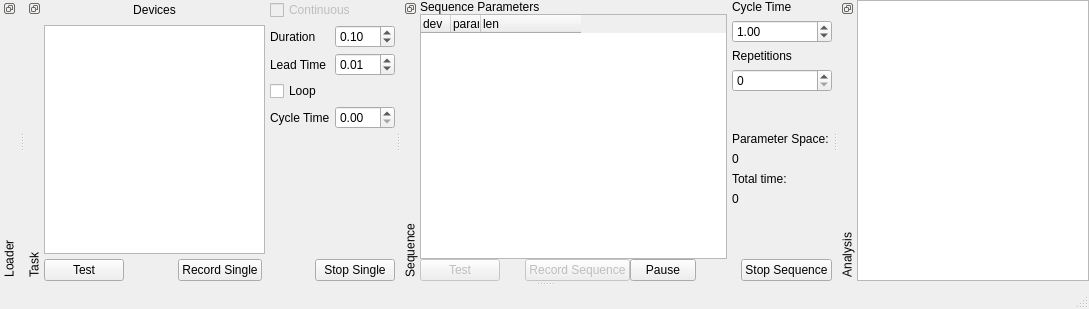
<?xml version="1.0" encoding="UTF-8"?>
<ui version="4.0">
 <class>MainWindow</class>
 <widget class="QMainWindow" name="MainWindow">
  <property name="geometry">
   <rect>
    <x>0</x>
    <y>0</y>
    <width>1089</width>
    <height>309</height>
   </rect>
  </property>
  <property name="windowTitle">
   <string>Task Runner</string>
  </property>
  <property name="styleSheet">
   <string notr="true"/>
  </property>
  <property name="dockNestingEnabled">
   <bool>true</bool>
  </property>
  <widget class="QWidget" name="centralwidget">
   <property name="sizePolicy">
    <sizepolicy hsizetype="Fixed" vsizetype="Fixed">
     <horstretch>0</horstretch>
     <verstretch>0</verstretch>
    </sizepolicy>
   </property>
  </widget>
  <widget class="QDockWidget" name="LoaderDock">
   <property name="features">
    <set>QDockWidget::DockWidgetFloatable|QDockWidget::DockWidgetMovable|QDockWidget::DockWidgetVerticalTitleBar</set>
   </property>
   <property name="allowedAreas">
    <set>Qt::BottomDockWidgetArea|Qt::TopDockWidgetArea</set>
   </property>
   <property name="windowTitle">
    <string>Loader</string>
   </property>
   <attribute name="dockWidgetArea">
    <number>4</number>
   </attribute>
   <widget class="QWidget" name="dockWidgetContents"/>
  </widget>
  <widget class="QDockWidget" name="TaskDock">
   <property name="enabled">
    <bool>true</bool>
   </property>
   <property name="features">
    <set>QDockWidget::DockWidgetFloatable|QDockWidget::DockWidgetMovable|QDockWidget::DockWidgetVerticalTitleBar</set>
   </property>
   <property name="allowedAreas">
    <set>Qt::BottomDockWidgetArea|Qt::TopDockWidgetArea</set>
   </property>
   <property name="windowTitle">
    <string>Task</string>
   </property>
   <attribute name="dockWidgetArea">
    <number>4</number>
   </attribute>
   <widget class="QWidget" name="dockWidgetContents_5">
    <layout class="QGridLayout" name="gridLayout">
     <property name="leftMargin">
      <number>0</number>
     </property>
     <property name="topMargin">
      <number>0</number>
     </property>
     <property name="rightMargin">
      <number>0</number>
     </property>
     <property name="bottomMargin">
      <number>0</number>
     </property>
     <property name="spacing">
      <number>5</number>
     </property>
     <item row="0" column="0">
      <widget class="QLabel" name="label">
       <property name="text">
        <string>Devices</string>
       </property>
       <property name="alignment">
        <set>Qt::AlignCenter</set>
       </property>
      </widget>
     </item>
     <item row="0" column="1" colspan="2">
      <widget class="QCheckBox" name="protoContinuousCheck">
       <property name="enabled">
        <bool>false</bool>
       </property>
       <property name="toolTip">
        <string>Task runs continuously without 
gaps until stopped (not yet implemented).</string>
       </property>
       <property name="text">
        <string>Continuous</string>
       </property>
      </widget>
     </item>
     <item row="1" column="0" rowspan="5">
      <widget class="QListWidget" name="deviceList"/>
     </item>
     <item row="1" column="1">
      <widget class="QLabel" name="label_8">
       <property name="text">
        <string>Duration</string>
       </property>
      </widget>
     </item>
     <item row="2" column="1">
      <widget class="QLabel" name="label_6">
       <property name="text">
        <string>Lead Time</string>
       </property>
      </widget>
     </item>
     <item row="3" column="1">
      <widget class="QCheckBox" name="protoLoopCheck">
       <property name="toolTip">
        <string>Task will run repeatedly until stopped and 
waits a minimum of Cycle Time between episodes.
Not the same as continuous acquisition (there 
will be a time gap between each recording).</string>
       </property>
       <property name="text">
        <string>Loop</string>
       </property>
      </widget>
     </item>
     <item row="4" column="1">
      <widget class="QLabel" name="label_7">
       <property name="text">
        <string>Cycle Time</string>
       </property>
      </widget>
     </item>
     <item row="5" column="2">
      <spacer>
       <property name="orientation">
        <enum>Qt::Vertical</enum>
       </property>
       <property name="sizeHint" stdset="0">
        <size>
         <width>20</width>
         <height>91</height>
        </size>
       </property>
      </spacer>
     </item>
     <item row="6" column="0" colspan="4">
      <layout class="QHBoxLayout" name="horizontalLayout_2">
       <item>
        <widget class="QPushButton" name="testSingleBtn">
         <property name="enabled">
          <bool>true</bool>
         </property>
         <property name="text">
          <string>Test</string>
         </property>
        </widget>
       </item>
       <item>
        <spacer>
         <property name="orientation">
          <enum>Qt::Horizontal</enum>
         </property>
         <property name="sizeHint" stdset="0">
          <size>
           <width>13</width>
           <height>20</height>
          </size>
         </property>
        </spacer>
       </item>
       <item>
        <widget class="QPushButton" name="runTaskBtn">
         <property name="enabled">
          <bool>true</bool>
         </property>
         <property name="text">
          <string>Record Single</string>
         </property>
        </widget>
       </item>
       <item>
        <spacer name="horizontalSpacer">
         <property name="orientation">
          <enum>Qt::Horizontal</enum>
         </property>
         <property name="sizeHint" stdset="0">
          <size>
           <width>40</width>
           <height>20</height>
          </size>
         </property>
        </spacer>
       </item>
       <item>
        <widget class="QPushButton" name="stopSingleBtn">
         <property name="text">
          <string>Stop Single</string>
         </property>
        </widget>
       </item>
      </layout>
     </item>
     <item row="1" column="2" colspan="2">
      <widget class="SpinBox" name="protoDurationSpin">
       <property name="minimumSize">
        <size>
         <width>60</width>
         <height>0</height>
        </size>
       </property>
       <property name="toolTip">
        <string>Duration of stimulus/acquisition in the task.</string>
       </property>
       <property name="value">
        <double>0.100000000000000</double>
       </property>
      </widget>
     </item>
     <item row="2" column="2" colspan="2">
      <widget class="SpinBox" name="protoLeadTimeSpin">
       <property name="toolTip">
        <string>Duration of time to wait before acquisition starts 
(the hardware is reserved so nothing else can 
run during this time).</string>
       </property>
       <property name="value">
        <double>0.010000000000000</double>
       </property>
      </widget>
     </item>
     <item row="4" column="2" colspan="2">
      <widget class="SpinBox" name="protoCycleTimeSpin">
       <property name="toolTip">
        <string>The minimum time to wait between recordings 
in loop mode.</string>
       </property>
      </widget>
     </item>
    </layout>
   </widget>
  </widget>
  <widget class="QDockWidget" name="SequenceDock">
   <property name="enabled">
    <bool>true</bool>
   </property>
   <property name="features">
    <set>QDockWidget::DockWidgetFloatable|QDockWidget::DockWidgetMovable|QDockWidget::DockWidgetVerticalTitleBar</set>
   </property>
   <property name="allowedAreas">
    <set>Qt::BottomDockWidgetArea|Qt::TopDockWidgetArea</set>
   </property>
   <property name="windowTitle">
    <string>Sequence</string>
   </property>
   <attribute name="dockWidgetArea">
    <number>4</number>
   </attribute>
   <widget class="QWidget" name="dockWidgetContents_7">
    <layout class="QGridLayout" name="gridLayout_2" columnstretch="5,1">
     <property name="leftMargin">
      <number>0</number>
     </property>
     <property name="topMargin">
      <number>0</number>
     </property>
     <property name="rightMargin">
      <number>0</number>
     </property>
     <property name="bottomMargin">
      <number>0</number>
     </property>
     <property name="horizontalSpacing">
      <number>5</number>
     </property>
     <property name="verticalSpacing">
      <number>0</number>
     </property>
     <item row="0" column="0">
      <widget class="QLabel" name="label_10">
       <property name="text">
        <string>Sequence Parameters</string>
       </property>
      </widget>
     </item>
     <item row="0" column="1" rowspan="2">
      <layout class="QVBoxLayout" name="verticalLayout">
       <property name="spacing">
        <number>6</number>
       </property>
       <item>
        <widget class="QLabel" name="label_9">
         <property name="text">
          <string>Cycle Time</string>
         </property>
        </widget>
       </item>
       <item>
        <widget class="SpinBox" name="seqCycleTimeSpin">
         <property name="value">
          <double>1.000000000000000</double>
         </property>
        </widget>
       </item>
       <item>
        <widget class="QLabel" name="label_11">
         <property name="text">
          <string>Repetitions</string>
         </property>
        </widget>
       </item>
       <item>
        <widget class="QSpinBox" name="seqRepetitionSpin">
         <property name="minimum">
          <number>0</number>
         </property>
         <property name="maximum">
          <number>1000000</number>
         </property>
        </widget>
       </item>
       <item>
        <spacer>
         <property name="orientation">
          <enum>Qt::Vertical</enum>
         </property>
         <property name="sizeHint" stdset="0">
          <size>
           <width>17</width>
           <height>18</height>
          </size>
         </property>
        </spacer>
       </item>
       <item>
        <widget class="QLabel" name="label_2">
         <property name="text">
          <string>Parameter Space: </string>
         </property>
        </widget>
       </item>
       <item>
        <widget class="QLabel" name="paramSpaceLabel">
         <property name="text">
          <string>0</string>
         </property>
        </widget>
       </item>
       <item>
        <widget class="QLabel" name="label_4">
         <property name="text">
          <string>Total time:</string>
         </property>
        </widget>
       </item>
       <item>
        <widget class="QLabel" name="seqTimeLabel">
         <property name="text">
          <string>0</string>
         </property>
        </widget>
       </item>
       <item>
        <widget class="QLabel" name="seqCurrentLabel">
         <property name="text">
          <string/>
         </property>
        </widget>
       </item>
       <item>
        <spacer name="verticalSpacer_2">
         <property name="orientation">
          <enum>Qt::Vertical</enum>
         </property>
         <property name="sizeHint" stdset="0">
          <size>
           <width>13</width>
           <height>13</height>
          </size>
         </property>
        </spacer>
       </item>
      </layout>
     </item>
     <item row="1" column="0">
      <widget class="ParamList" name="sequenceParamList">
       <property name="dragEnabled">
        <bool>true</bool>
       </property>
       <property name="dragDropMode">
        <enum>QAbstractItemView::InternalMove</enum>
       </property>
       <property name="indentation">
        <number>10</number>
       </property>
       <property name="rootIsDecorated">
        <bool>true</bool>
       </property>
       <property name="animated">
        <bool>true</bool>
       </property>
       <property name="allColumnsShowFocus">
        <bool>true</bool>
       </property>
       <attribute name="headerDefaultSectionSize">
        <number>30</number>
       </attribute>
       <attribute name="headerMinimumSectionSize">
        <number>30</number>
       </attribute>
       <attribute name="headerStretchLastSection">
        <bool>false</bool>
       </attribute>
       <column>
        <property name="text">
         <string>dev</string>
        </property>
       </column>
       <column>
        <property name="text">
         <string>param</string>
        </property>
       </column>
       <column>
        <property name="text">
         <string>len</string>
        </property>
       </column>
      </widget>
     </item>
     <item row="2" column="0" colspan="2">
      <layout class="QHBoxLayout" name="horizontalLayout_3">
       <item>
        <widget class="QPushButton" name="testSequenceBtn">
         <property name="enabled">
          <bool>false</bool>
         </property>
         <property name="text">
          <string>Test</string>
         </property>
        </widget>
       </item>
       <item>
        <spacer>
         <property name="orientation">
          <enum>Qt::Horizontal</enum>
         </property>
         <property name="sizeHint" stdset="0">
          <size>
           <width>38</width>
           <height>17</height>
          </size>
         </property>
        </spacer>
       </item>
       <item>
        <widget class="QPushButton" name="runSequenceBtn">
         <property name="enabled">
          <bool>false</bool>
         </property>
         <property name="text">
          <string>Record Sequence</string>
         </property>
        </widget>
       </item>
       <item>
        <widget class="QPushButton" name="pauseSequenceBtn">
         <property name="minimumSize">
          <size>
           <width>40</width>
           <height>0</height>
          </size>
         </property>
         <property name="text">
          <string>Pause</string>
         </property>
         <property name="checkable">
          <bool>true</bool>
         </property>
        </widget>
       </item>
       <item>
        <spacer name="horizontalSpacer_2">
         <property name="orientation">
          <enum>Qt::Horizontal</enum>
         </property>
         <property name="sizeHint" stdset="0">
          <size>
           <width>58</width>
           <height>20</height>
          </size>
         </property>
        </spacer>
       </item>
       <item>
        <widget class="QPushButton" name="stopSequenceBtn">
         <property name="text">
          <string>Stop Sequence</string>
         </property>
        </widget>
       </item>
      </layout>
     </item>
    </layout>
   </widget>
  </widget>
  <widget class="QDockWidget" name="dockWidget">
   <property name="features">
    <set>QDockWidget::DockWidgetFloatable|QDockWidget::DockWidgetMovable|QDockWidget::DockWidgetVerticalTitleBar</set>
   </property>
   <property name="allowedAreas">
    <set>Qt::BottomDockWidgetArea|Qt::TopDockWidgetArea</set>
   </property>
   <property name="windowTitle">
    <string>Analysis</string>
   </property>
   <attribute name="dockWidgetArea">
    <number>4</number>
   </attribute>
   <widget class="QWidget" name="dockWidgetContents_2">
    <layout class="QHBoxLayout" name="horizontalLayout_4">
     <property name="spacing">
      <number>0</number>
     </property>
     <property name="leftMargin">
      <number>0</number>
     </property>
     <property name="topMargin">
      <number>0</number>
     </property>
     <property name="rightMargin">
      <number>0</number>
     </property>
     <property name="bottomMargin">
      <number>0</number>
     </property>
     <item>
      <widget class="QListWidget" name="analysisList"/>
     </item>
    </layout>
   </widget>
  </widget>
  <widget class="QStatusBar" name="statusBar"/>
 </widget>
 <customwidgets>
  <customwidget>
   <class>SpinBox</class>
   <extends>QDoubleSpinBox</extends>
   <header>pyqtgraph</header>
  </customwidget>
  <customwidget>
   <class>ParamList</class>
   <extends>QTreeWidget</extends>
   <header>.ParamList</header>
  </customwidget>
 </customwidgets>
 <resources/>
 <connections/>
</ui>
